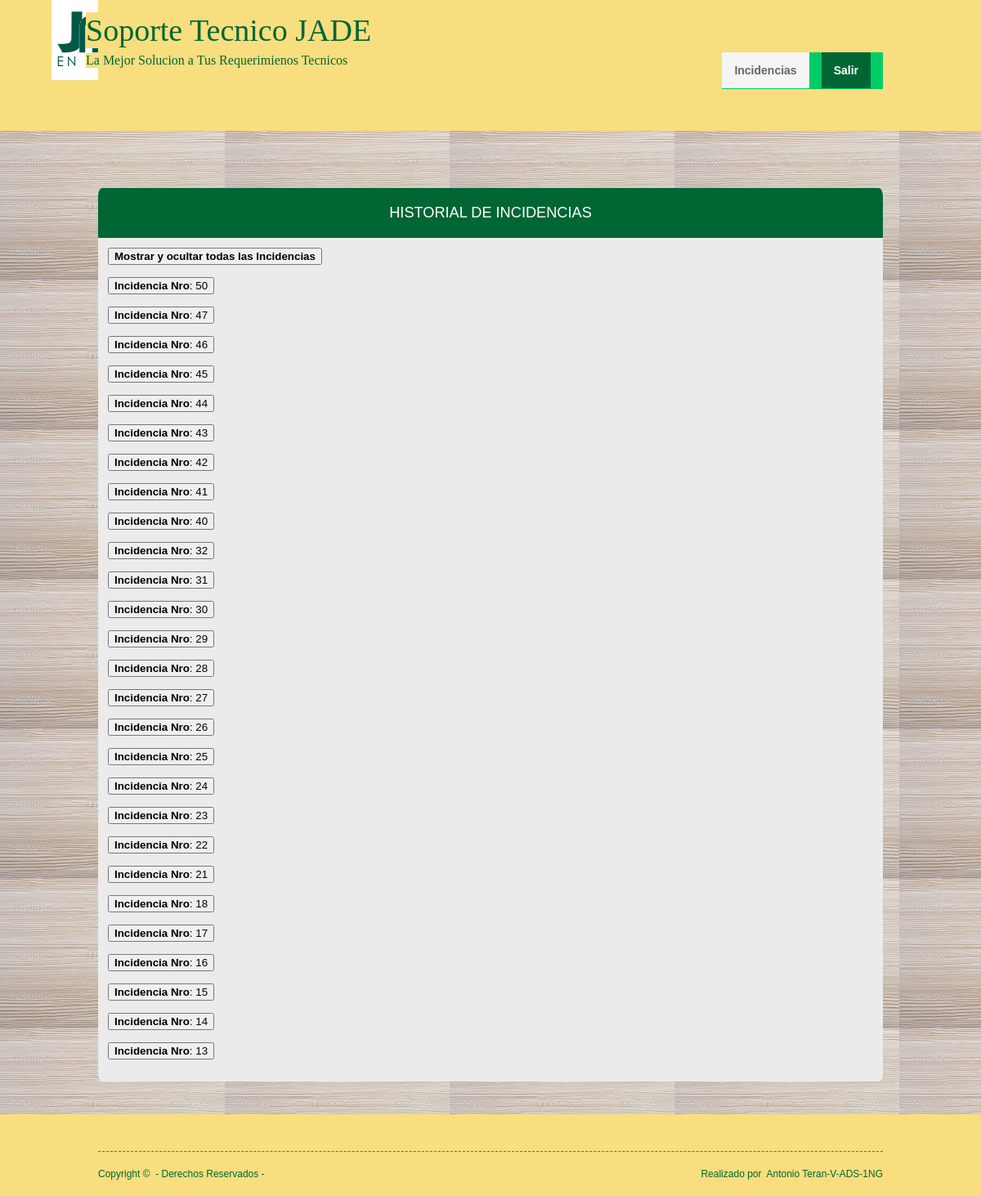
Screenshot of /historial_incidencias.php (signed in) with the database file from the repository.
### tables this page shows
CREATE TABLE `incidencias` (
  `num_inc` int(8) NOT NULL,
  `fecha` datetime NOT NULL,
  `asunto` varchar(50) NOT NULL,
  `tipo_incidencia` varchar(50) NOT NULL,
  `descripcion` varchar(700) NOT NULL,
  `imagen` varchar(200) DEFAULT NULL,
  `estatus` varchar(50) NOT NULL,
  `nombre_usuario` varchar(50) DEFAULT NULL
);

### historial_incidencias.php (the view, shortened to what this page needs)
<!DOCTYPE html PUBLIC "-//W3C//DTD XHTML 1.0 Transitional//EN" "http://www.w3.org/TR/xhtml1/DTD/xhtml1-transitional.dtd">
<html xmlns="http://www.w3.org/1999/xhtml">
<head>
<link rel="stylesheet" href="layout/styles/layout.css" type="text/css" />
</head>
<body id="top">
<div class="wrapper col1">
  <div style="position:absolute; top:-12px; left:63px" >
  </div>
  <div id="head">
    <h1><a href="" style="left: -15px; top: 15px">Soporte Tecnico JADE</a></h1>
    <p class="auto-style1" style="left: -15px; top: 65px">La Mejor Solucion a Tus Requerimienos Tecnicos </p>
    <div id="topnav">
      <ul>
          <li><a class="active" href="#">Incidencias</a>
        </li>
          <li><a  href="index.html">Salir</a></li>
      </ul>
    </div>
  </div>
</div>
 <div class="wrapper col2"  >
  <div id="gallery">
    <ul>
     </br></br><h2 class="login-header">Historial de Incidencias</h2>
        <div class="login-container">
<?php
$link=mysql_connect("localhost", "root","")or die("no se encuentra el servidor");;
$username= $_SESSION['variable'];
$codigoHtml=NULL;
$x=0;
$consulta= "SELECT *FROM incidencias WHERE nombre_usuario='$username' and estatus='Finalizada'  GROUP BY fecha ORDER BY fecha DESC " ;
$resultado= mysql_query($consulta, $link);
$existe_usuario= mysql_num_rows($resultado);
if($existe_usuario<1){
	echo"Usted no tiene Insidencias actualmente";
	}
	else{
		echo"<a href=\"#\" id=\"alternar-todo\"><button><strong>Mostrar y ocultar todas las Incidencias</strong></button></a></br></br>";
		while($registro= mysql_fetch_assoc($resultado)) {
	     $numero_incidencia=$registro['num_inc'];
		 $descripcion=$registro['descripcion'];
		 $asunto=$registro['asunto'];
		 $fecha=$registro['fecha'];
		 $imagen=$registro['imagen'];
		 $codigoHtml2='
<form action="historial_incidencias.php" method="post">
 <label><strong>Danos tu Opinion con respecto a la solucion de esta incidencia</strong></label></br>
 <select name="opinion"  id="opinion"  />
     		<p><option value="Excelente trabajo" >Excelente trabajo</option></p>
     		<option value="Buen Trabajo">Buen Trabajo</option>
     		<option value="Resolvieron el problema">Resolvieron el problema</option>
     		<option value="No estoy conforme con su trabajo">No estoy conforme con su trabajo</option>
     		<option value="mal trabajo">mal trabajo</option>
   			</select></p>
			<input type="submit" name="'.$x.'" value="VOTAR">
			</form></br>';
		 if  ($imagen!="fotos/"){
	       $codigoHtml='
		 <strong>Imagen:</br></strong><img src="'.$imagen.'" width="200" heigth="200">';
		    }
			else{
				$codigoHtml=NULL;
				}
		 $reconsulta= "SELECT *FROM opinion WHERE num_opinion ='$numero_incidencia'";
		 $delresultado= mysql_query($reconsulta, $link);
		 $tiene_voto= mysql_num_rows($delresultado);
         if($tiene_voto>0){
			 $codigoHtml2=NULL;
			}
			$codigoHtml3='
			<textarea readonly="readonly" rows="7" name="descripcion" cols="100">'.$descripcion.'
    </textarea>
		 ';
echo"
<p> <a href=\"#\" class=\"alternar-respuesta\"><button><strong>Incidencia Nro</strong>: $numero_incidencia</button></a></p>
<div class=\"respuesta\" style=\"display:none\"><strong>  Fecha y Hora del evento:</strong> $fecha</br><strong> Asunto:</strong> $asunto</br><strong>  Descripcion:</br></strong> $codigoHtml3</br>$codigoHtml</br>$codigoHtml2</div></br>";
			$x++;
			}
	}
?>
    	</div>
      </ul>
  </div>
</div>
  <div class="wrapper col5">
  <div id="footer">
      <div id="copyright">
      <p class="fl_left">Copyright &copy;&nbsp; - Derechos Reservados - </p>
      <p class="fl_right">Realizado por&nbsp; Antonio Teran-V-ADS-1NG</p>
      <br class="clear" />
    </div>
  </div>
</div>
</body>
</html>

### layout/styles/layout.css (style rules this page uses)
html { overflow-y:scroll; }
body { margin:0; padding:0; font-size:13px; font-family:verdana, Arial, Helvetica, sans-serif; color:#FFFFFF; background-color:#4F473A; }
a { outline:none; text-decoration:none; }
.fl_left, .imgl { float:left; }
.fl_right, .imgr { float:right; }
div.wrapper { display:block; width:100%; margin:0; text-align:left; height:100%; }
.col1 { color:#FFFFFF; background-color:#F8DE7E; }
.col2 { color:#666666; background-image:url(../../images/demo/fondo1.jpg); }
.col2 a { color:#294E79; background-color:#F5F5F5; }
.col5 { color:#063; background-color:#F8DE7E; }
#head, #gallery, #breadcrumb, #container, #footer { display:block; position:relative; width:960px; margin:0 auto; }
#head { height:160px; z-index:1000;background-color:#F8DE7E }
#head h1, #head p, #head ul, #head a { margin:0; padding:0; list-style:none; line-height:normal; }
#head h1 a { position:absolute; top:20px; left:0; font-size:38px; font-weight:normal; color:#063; background-color:#F8DE7E; font-family:Georgia, "Times New Roman", Times, serif; }
#head p { display:block; position:absolute; top:65px; left:0; color:#063; background-color:#F8DE7E; font-size:16px; font-family:Georgia, "Times New Roman", Times, serif; }
#footer { padding:20px 0; }
#copyright { display:block; float:left; width:100%; margin:25px 0 0 0; padding:20px 0 0 0; font-size:12px; border-top:1px dashed #666666; }
#copyright p { margin:0; padding:0; }
.login-header, .login p { margin-top: 0; margin-bottom: 0; border-top-right-radius:5px 10px ; border-top-left-radius:5px 10px ; -webkit-border-top-right-radius:5px 10px; -webkit-border-top-left-radius:5px 10px; -moz-border-top-right-radius:5px 10px; -moz-border-top-left-radius:5px 10px; }
.login-header { border-radius 10px 10px; border-bottom-right-radius; border-bottom-left-radius; -webkit-border-bottom-right-radius; -webkit-border-bottom-left-radius; -moz-border-bottom-right-radius; -moz-border-bottom-left-radius; background: #063; padding: 20px; font-size: 1.4em; font-weight: normal; text-align: center; text-transform: uppercase; color: #fff; }
.login-container { border-bottom-right-radius:5px 10px; border-bottom-left-radius:5px 10px; -webkit-border-bottom-right-radius:5px 10px; -webkit-border-bottom-left-radius:5px 10px; -moz-border-bottom-right-radius:5px 10px; -moz-border-bottom-left-radius:5px 10px; background: #ebebeb; padding: 12px; }

### layout/styles/homepage.css (style rules this page uses)
#gallery { padding:40px 0; }
#gallery h1, #gallery p, #gallery ul, #gallery a { margin:0; padding:0; list-style:none; line-height:normal; }

### layout/styles/navi.css (style rules this page uses)
#topnav { display:block; position:absolute; top:64px; right:0; height:45px; color:#063; background-color:#0C6; font-weight:bold; font-size:14px; font-family:Verdana, Arial, Helvetica, sans-serif; }
#topnav ul { list-style:none; margin:0; padding:0; }
#topnav li { float:left; }
#topnav li a:link, #topnav li a:visited { display:block; margin:0 15px 0 0; padding:14px 15px; color:#FFFFFF; background-color:#063; }
#topnav li a:hover, #topnav li a.active { color:#666666; background-color:#F5F5F5; }

### historial_incidencias.php (style rules this page uses)
.auto-style1 { margin-bottom: 1; }

### rows the page displays
incidencias: num_inc "50"
incidencias: num_inc "47"
incidencias: num_inc "46"
incidencias: num_inc "45"
incidencias: num_inc "44"
incidencias: num_inc "43"
incidencias: num_inc "42"
incidencias: num_inc "41"
incidencias: num_inc "40"
incidencias: num_inc "32"
incidencias: num_inc "31"
incidencias: num_inc "30"
incidencias: num_inc "29"
incidencias: num_inc "28"
incidencias: num_inc "27"
incidencias: num_inc "26"
incidencias: num_inc "25"
incidencias: num_inc "24"
incidencias: num_inc "23"
incidencias: num_inc "22"
incidencias: num_inc "21"
incidencias: num_inc "18"
incidencias: num_inc "17"
incidencias: num_inc "16"
incidencias: num_inc "15"
incidencias: num_inc "14"
incidencias: num_inc "13"
